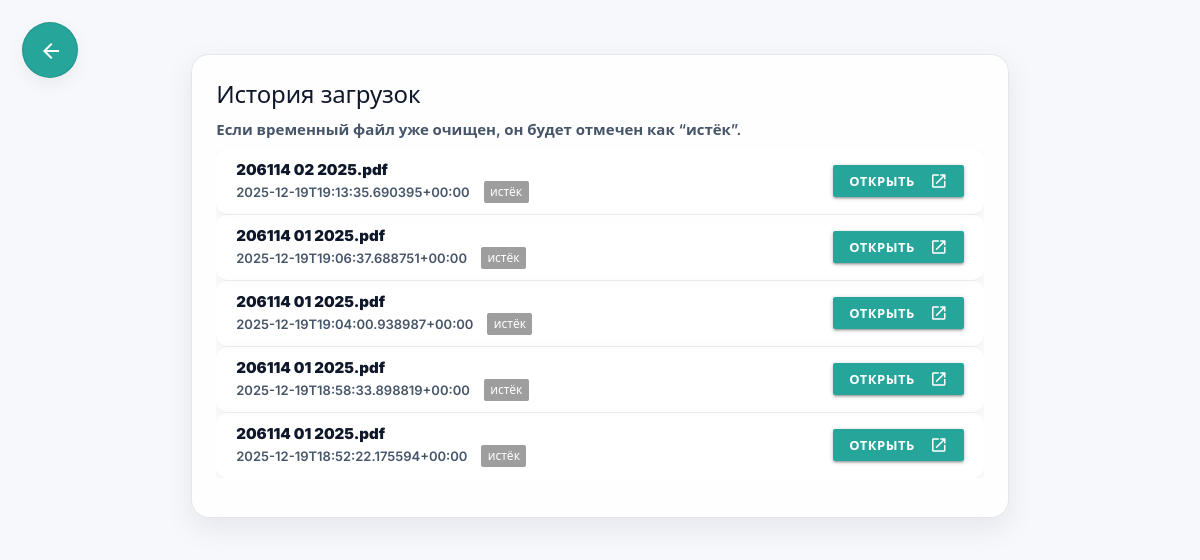
The app's page /history with its own data.
### tables this page shows
CREATE TABLE uploads (
            id TEXT PRIMARY KEY,
            original_name TEXT NOT NULL,
            stored_path TEXT NOT NULL,
            created_at TEXT NOT NULL
        , is_committed INTEGER NOT NULL DEFAULT 0);

### app/main.py (the view)
@app.get("/history", response_class=HTMLResponse)
def page_history(request: Request):
    cleanup_expired_files()
    items = list_uploads()
    for it in items:
        it["available"] = file_exists(it["path"])
    return templates.TemplateResponse("history.html", {"request": request, "items": items})

### app/templates/history.html
{% extends "base.html" %}
{% block content %}
<a class="btn-floating btn-large waves-effect waves-light app-fab-left" href="/" title="Назад">
  <i class="material-icons">arrow_back</i>
</a>
<div class="row">
  <div class="col s12">
    <div class="card app-card">
      <div class="card-content">
        <span class="card-title">История загрузок</span>
        <p class="grey-text text-darken-1">Если временный файл уже очищен, он будет отмечен как “истёк”.</p>
        {% if items|length == 0 %}
          <div class="app-empty-state">
            <i class="material-icons">history</i>
            <div>История пуста</div>
          </div>
        {% else %}
          <ul class="collection">
            {% for it in items %}
              <li class="collection-item app-history-item">
                <div class="app-history-main">
                  <div class="app-history-name">{{ it.name }}</div>
                  <div class="app-history-meta grey-text text-darken-1">
                    {{ it.created_at }}
                    {% if not it.available %}
                      <span class="new badge grey" data-badge-caption="истёк"></span>
                    {% else %}
                      <span class="new badge green" data-badge-caption="доступен"></span>
                    {% endif %}
                  </div>
                </div>
                <div class="app-history-actions">
                  <a class="btn-small waves-effect" href="/file/{{ it.id }}">
                    Открыть
                    <i class="material-icons right">open_in_new</i>
                  </a>
                </div>
              </li>
            {% endfor %}
          </ul>
        {% endif %}
      </div>
    </div>
  </div>
</div>
{% endblock %}

### app/templates/base.html (shortened to what this page needs)
<!doctype html>
<html lang="ru">
<head>
  <link rel="stylesheet" href="https://cdnjs.cloudflare.com/ajax/libs/materialize/1.0.0/css/materialize.min.css">
  <link rel="stylesheet" href="/static/css/app.css">
</head>
<body>
  <main class="container app-container">
    {% block content %}{% endblock %}
  </main>
</body>
</html>

### app/static/css/app.css (style rules this page uses)
:root { --radius: 18px; --radius-sm: 14px; --border: rgba(15, 23, 42, 0.10); --border-strong: rgba(15, 23, 42, 0.14); --shadow: 0 10px 30px rgba(2, 6, 23, 0.08); --shadow-soft: 0 6px 18px rgba(2, 6, 23, 0.06); --text: #0f172a; --muted: #475569; --bg: #f6f8fc; --card: rgba(255,255,255,0.86); --card-solid: #ffffff; }
html, body { background: var(--bg); color: var(--text); font-family: "Inter", system-ui, -apple-system, Segoe UI, Roboto, Arial, sans-serif; font-weight: 600; }
.app-container { margin-top: 46px; margin-bottom: 46px; }
.app-card { border-radius: var(--radius); background: var(--card); border: 1px solid var(--border); box-shadow: var(--shadow); backdrop-filter: blur(10px); }
.card-title { font-weight: 800; letter-spacing: -0.2px; }
.grey-text.text-darken-1 { color: var(--muted) !important; font-weight: 600; }
.btn-large { border-radius: 14px; font-weight: 800; letter-spacing: 0.2px; box-shadow: var(--shadow-soft); }
.app-fab-left { position: fixed; left: 22px; top: 22px; border-radius: 999px; border: 1px solid var(--border-strong); box-shadow: var(--shadow-soft); }
.app-history-item { display:flex; align-items:center; justify-content: space-between; gap: 14px; background: rgba(255,255,255,0.92) !important; border-color: rgba(15, 23, 42, 0.08) !important; color: var(--text); border-radius: 12px; margin-bottom: 10px; box-shadow: var(--shadow-soft); }
.app-history-name { font-weight: 900; }
.app-history-meta { font-size: 13px; color: var(--muted); font-weight: 600; }
.collection { background: transparent !important; border: 0 !important; }

### records on screen
uploads: name "206114 02 2025.pdf", created_at "2025-12-19T19:13:35.690395+00:00"
uploads: name "206114 01 2025.pdf", created_at "2025-12-19T19:06:37.688751+00:00"
uploads: name "206114 01 2025.pdf", created_at "2025-12-19T19:04:00.938987+00:00"
uploads: name "206114 01 2025.pdf", created_at "2025-12-19T18:58:33.898819+00:00"
uploads: name "206114 01 2025.pdf", created_at "2025-12-19T18:52:22.175594+00:00"
